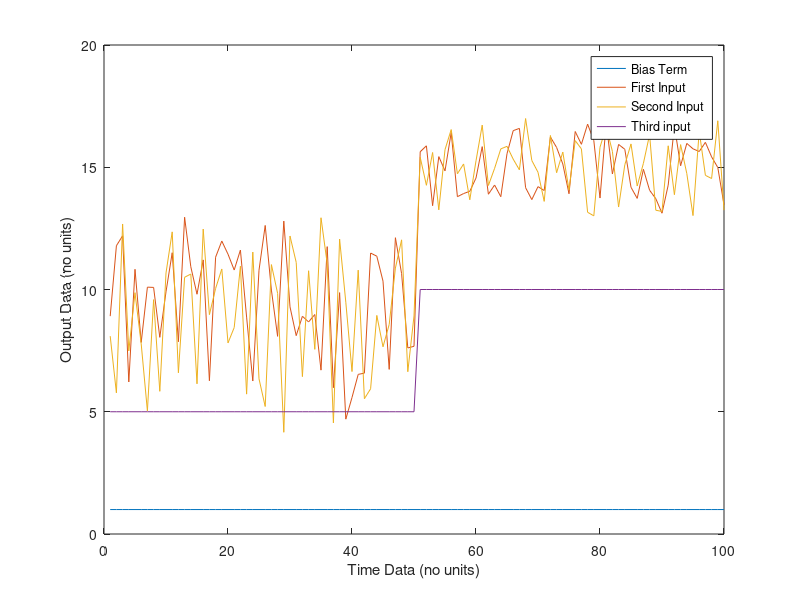

The MATLAB source for this figure: (Note: this script raises an error after producing the figure.)
%%%%%%%%%%%%%%%%%%%%%%%%%%%%%%%%%%%%%%%%%%%%%%%%%%%%%%%%%%%%%%%%%%%%%%%%%%%
%%%%%%%%%%%%%%%%%%%%%%%%%%%%%%%%%%%%%%%%%%%%%%%%%%%%%%%%%%%%%%%%%%%%%%%%%%%
%% creating dataset for NN toolbox

clear all;
close all;
clc;


%%%%%%%%%%%%%%%%%%%%%%%%%%%%%%%%%%%%%%%%%%%%%%%%%%%%%%%%%%%%%%%%%%%%%%%%
%% creating input variables with the specific length and numbers

% specificy the constants of random numbers
inputNumber = 2;
lengthOfInput = 100;

outputNumber = 1;
lengthOfOutput = lengthOfInput;

% define input matrices
inputData = double(zeros(lengthOfInput,inputNumber+1));
% define output matrices
outputData = double(zeros(lengthOfOutput,outputNumber));

% define time series data
timeData = double([1:1:lengthOfInput]');


%% generating inputMatrices with specific outputValues

for i = 1 : 1 : length(inputData(:,1)) % for length search
   
    for j = 1 : 1 : length(inputData(1,:)) % for different input search
        
        if i <= length(inputData(:,1))/2   % only the half of data assigned to one class
        
            if j == 1
                % bias section is added to the code
                inputData(i,j) = 1;
            
            else
            
                % these values can be changed to represent the different
                % set of input variables
                
                % max-min values
                maxVal = 13;
                minVal = 4;

                inputData(i,j) = minVal + (maxVal - minVal)*rand(1,1);
            
            end
            
        else
   
            if j == 1
                % bias section is added to the code
                inputData(i,j) = 1;
            
            else
                        
                % these values can be changed to represent the different
                % set of input variables
                
                % max-min values
                maxVal = 17;
                minVal = 13;

                inputData(i,j) = minVal + (maxVal - minVal)*rand(1,1);
            
            end
            
        end
    
    end
    
end

for i = 1 : 1 : length(outputData(:,1))  % for length search 

    for j = 1 : 1 : length(outputData(1,:))  % for different input search
    
        if i <= length(outputData(:,1))/2    % only the half of data assigned to one class
           
            % first output assigned to the class of 5!
            outputData(i,j) = 5;
        else
            % second output assigned to the class of 10!
            outputData(i,j) = 10;
            
        end
        
    end
    
end


%% plotting the results
figure

for i = 1 : 1 : length(inputData(1,:))
    
    plot(timeData, inputData(:,i))
    hold on

end

for i = 1 : 1 : length(outputData(1,:))
    hold on
    plot(timeData, outputData(:,i))
    
end
legend('Bias Term','First Input','Second Input','Third input','OutputData')
xlabel('Time Data (no units)')
ylabel('Output Data (no units)')

%%%%%%%%%%%%%%%%%%%%%%%%%%%%%%%%%%%%%%%%%%%%%%%
%% generating one matrices to store the whole data

InOutMatrices = [inputData,outputData];

infoSection = [length(InOutMatrices(:,1)), length(inputData(1,:)), length(outputData(1,:)),zeros(1, length(InOutMatrices(1,:)) - 3)]; 
InOutMatrices = [infoSection;InOutMatrices];


%% creating input variables with the specific length and numbers
%%%%%%%%%%%%%%%%%%%%%%%%%%%%%%%%%%%%%%%%%%%%%%%%%%%%%%%%%%%%%%%%%%%%%%%%


%%%%%%%%%%%%%%%%%%%%%%%%%%%%%%%%%%%%%%%%%%%%%%%%%%%%%%%%%%%%%%%%%%%%%%%%
%% writing the whole data to the text or excel files!

%% creating the proper file

fid = fopen('nnInputOutputFile.txt','wt');

% establishing writing format
writeFormat = "";

for i = 1 : 1 : length(InOutMatrices(1,:))
   
    writeFormat = writeFormat + "%f ";
    
    if i == length(InOutMatrices(1,:))
        
         writeFormat = writeFormat + "\n";
         
     end


end

% converting the right format to use in fprintf
writeFormat = char(writeFormat);

% writing the whole data to the text file
for i = 1 : 1 : length(InOutMatrices(:,1))
   
    fprintf(fid, writeFormat,InOutMatrices(i,:));
    
end



fclose(fid);

%% writing the whole data to the text or excel files!
%%%%%%%%%%%%%%%%%%%%%%%%%%%%%%%%%%%%%%%%%%%%%%%%%%%%%%%%%%%%%%%%%%%%%%%%










%% creating dataset for NN toolbox
%%%%%%%%%%%%%%%%%%%%%%%%%%%%%%%%%%%%%%%%%%%%%%%%%%%%%%%%%%%%%%%%%%%%%%%%%%%
%%%%%%%%%%%%%%%%%%%%%%%%%%%%%%%%%%%%%%%%%%%%%%%%%%%%%%%%%%%%%%%%%%%%%%%%%%%
